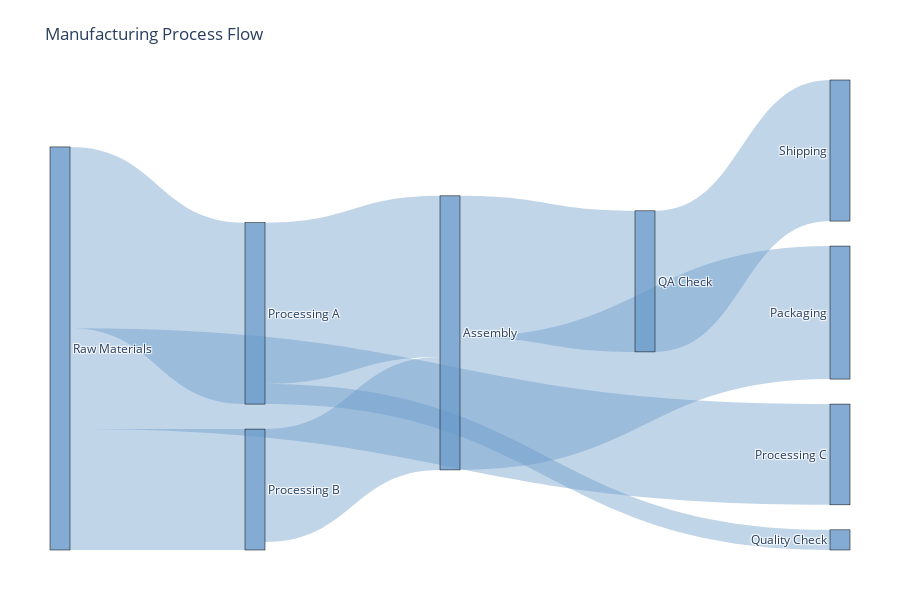

Notebook code for this chart:
### Markdown cell above
## Example 1: Simple Flow Diagram

### Code cell
# Create simple data with multiple stages
data = pd.DataFrame({
    'source': ['Raw Materials', 'Raw Materials', 'Raw Materials', 
               'Processing A', 'Processing A', 'Processing B', 
               'Assembly', 'Assembly', 'QA Check'],
    'target': ['Processing A', 'Processing B', 'Processing C',
               'Assembly', 'Quality Check', 'Assembly',
               'QA Check', 'Packaging', 'Shipping'],
    'value': [45, 30, 25, 40, 5, 28, 35, 33, 35]
})

# Create and display
diagram = SankeyDiagram(data)
diagram.render('source', 'target', 'value', 
               title='Manufacturing Process Flow').show()

### Figure 1 — Plotly figure (JSON) as saved in the notebook; plotly's stock layout.template omitted (floating-point values rounded to 4 significant figures)
{"data": [{"link": {"color": ["rgba(100, 150, 200, 0.4)", "rgba(100, 150, 200, 0.4)", "rgba(100, 150, 200, 0.4)", "rgba(100, 150, 200, 0.4)", "rgba(100, 150, 200, 0.4)", "rgba(100, 150, 200, 0.4)", "rgba(100, 150, 200, 0.4)", "rgba(100, 150, 200, 0.4)", "rgba(100, 150, 200, 0.4)"], "source": [2, 2, 2, 1, 1, 0, 7, 7, 8], "target": [1, 0, 6, 7, 4, 7, 8, 3, 5], "value": [45, 30, 25, 40, 5, 28, 35, 33, 35]}, "node": {"color": "rgba(100, 150, 200, 0.8)", "label": ["Processing B", "Processing A", "Raw Materials", "Packaging", "Quality Check", "Shipping", "Processing C", "Assembly", "QA Check"], "line": {"color": "black", "width": 0.5}, "pad": 25, "thickness": 20}, "type": "sankey"}], "layout": {"font": {"size": 12}, "height": 600, "margin": {"b": 50, "l": 50, "r": 50, "t": 80}, "paper_bgcolor": "rgba(0,0,0,0)", "plot_bgcolor": "rgba(0,0,0,0)", "title": {"text": "Manufacturing Process Flow"}}}
